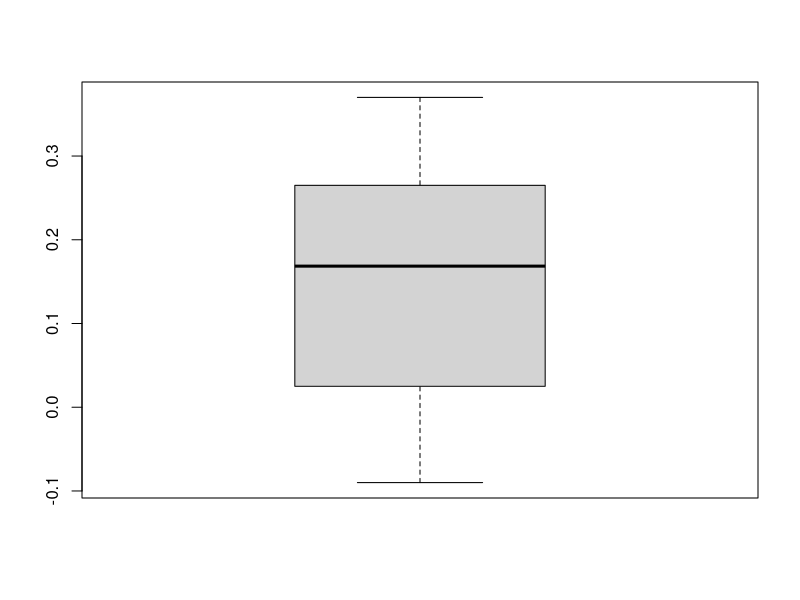
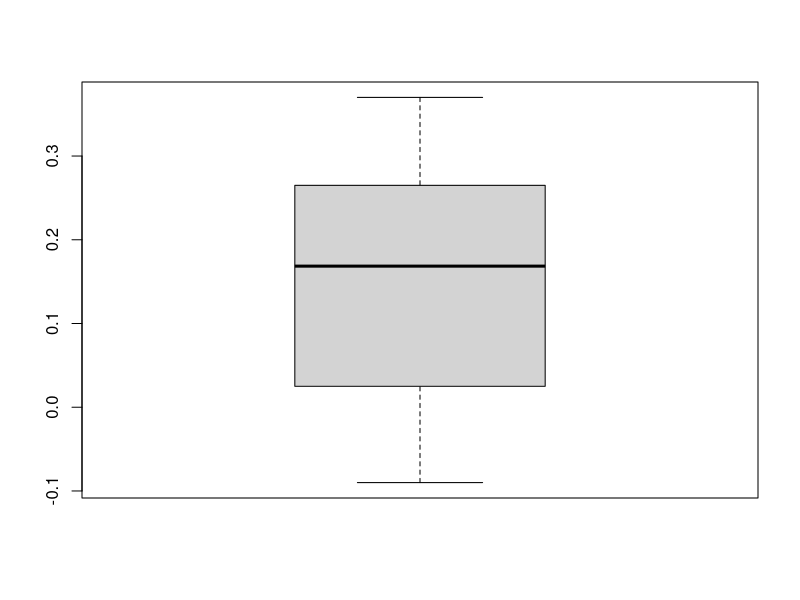
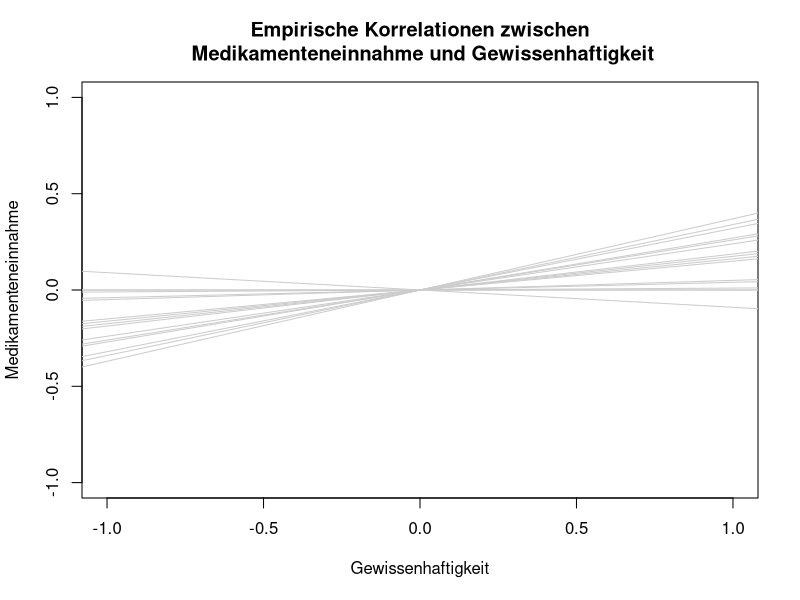
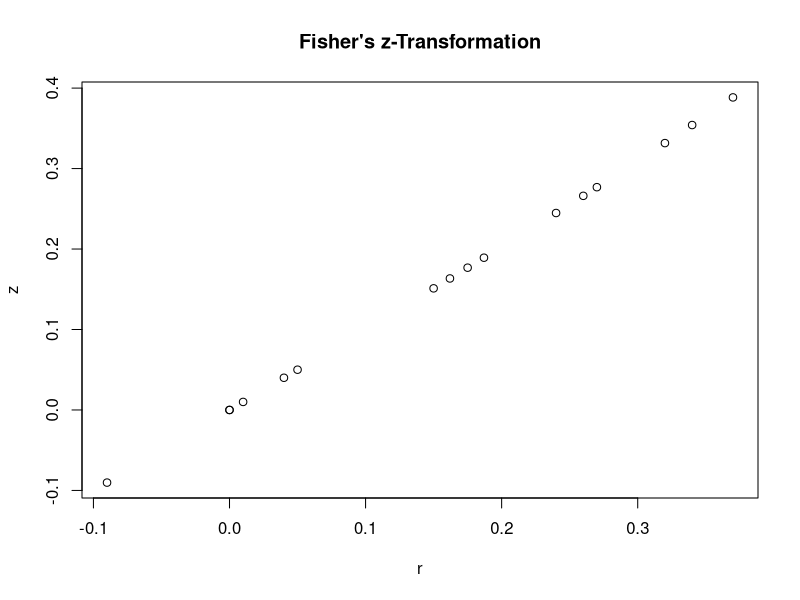
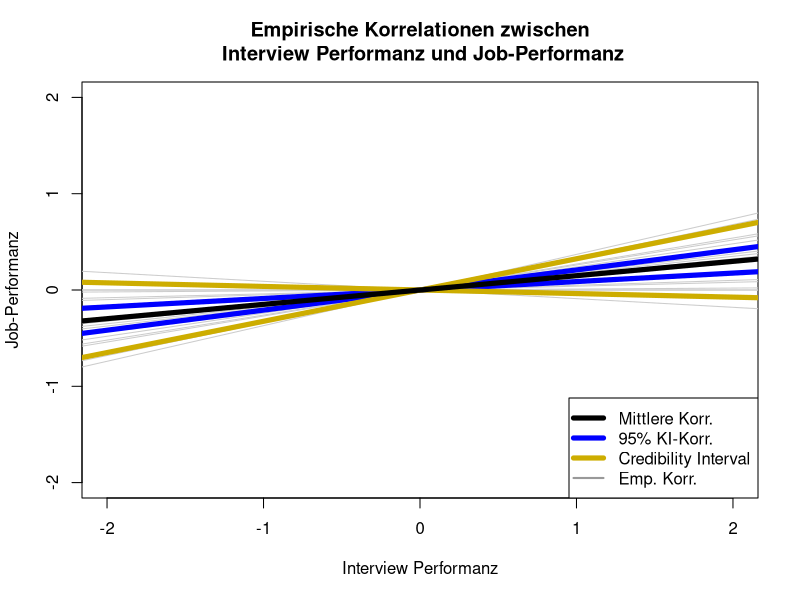
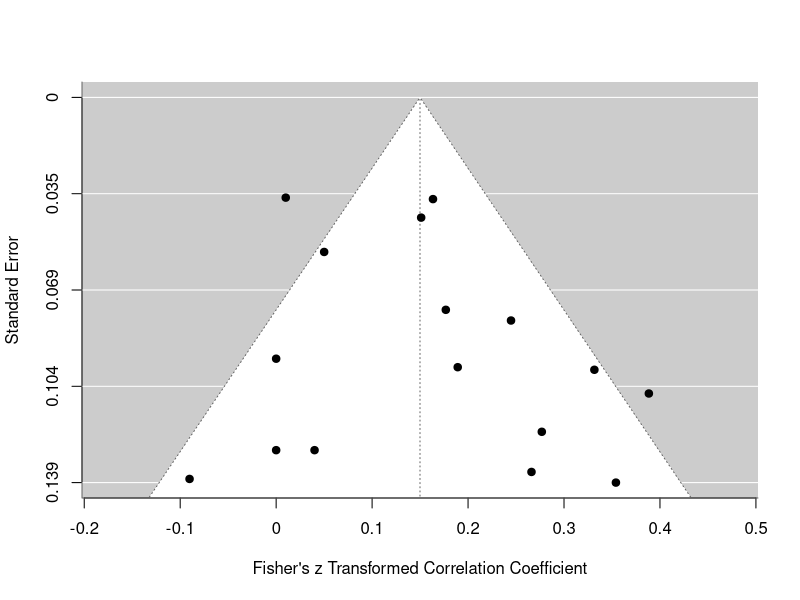
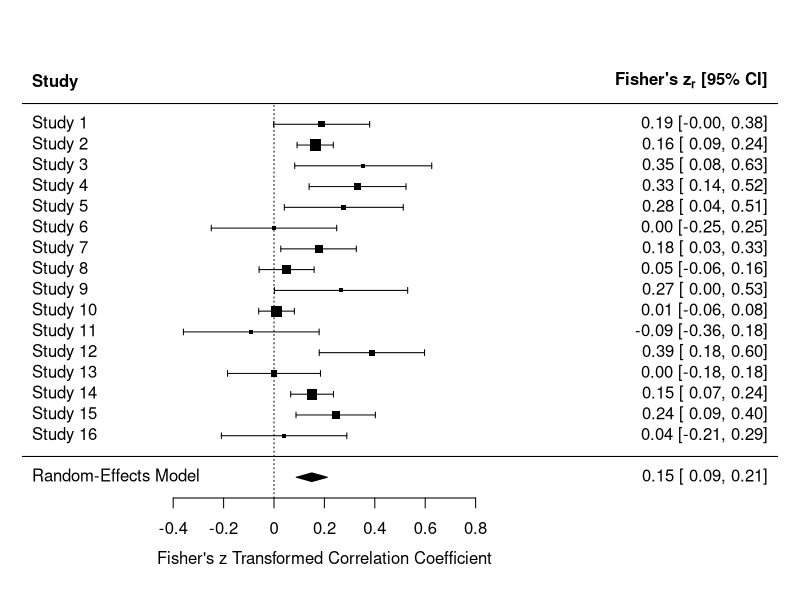
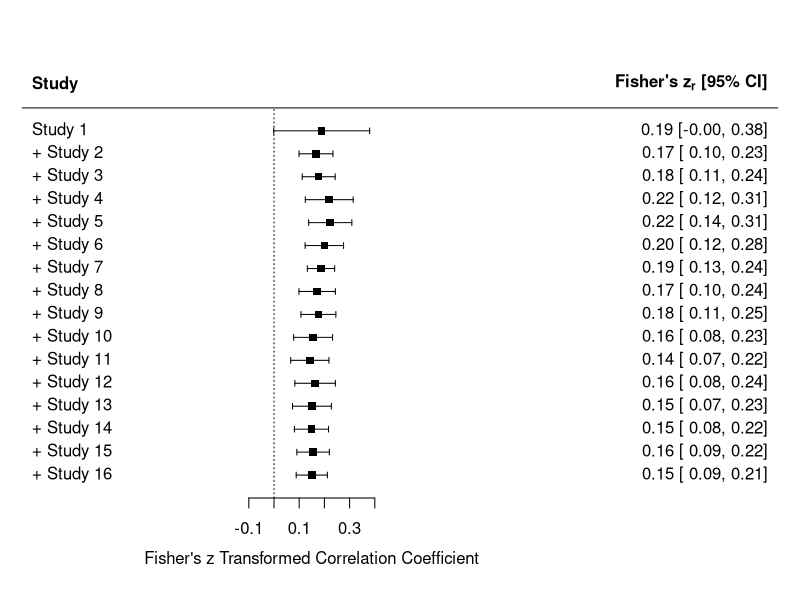

These charts were generated, in order, by the following R code:
## ---- chunk 1
# Vorbereitungen
knitr::opts_chunk$set(echo = TRUE, fig.align = "center")
## ---- chunk 2
library(metafor)
## ---- chunk 3
head(dat.molloy2014)
## ---- chunk 4
knitr::kable(head(dat.molloy2014))
## ---- chunk 5
summary(dat.molloy2014$ri)
## ---- chunk 6
boxplot(dat.molloy2014$ri)
## ---- chunk 7
boxplot_cors <- boxplot(dat.molloy2014$ri)
## ---- chunk 8
plot(NA, xlim = c(-1,1), ylim = c(-1,1), xlab = "Gewissenhaftigkeit", ylab = "Medikamenteneinnahme",
     main = "Empirische Korrelationen zwischen\n Medikamenteneinnahme und Gewissenhaftigkeit")
for(i in 1:length(dat.molloy2014$ri))
{
     abline(a = 0, b = dat.molloy2014$ri[i], col = "grey80")
}
## ---- chunk 9
data_transformed <- escalc(measure="ZCOR", ri=ri, ni=ni, data=dat.molloy2014, var.names = c("z_ri", "v_ri"))
head(data_transformed)
## ---- chunk 10
data_transformed_2 <- escalc(measure="ZCOR", ri=dat.molloy2014$ri, ni=dat.molloy2014$ni, var.names = c("z_ri", "v_ri"))
head(data_transformed_2)
## ---- chunk 11
1:4
data_transformed$v_ri[1:4]
1/(dat.molloy2014$ni - 3)[1:4] 
## ---- chunk 12
plot(x = data_transformed$ri, y = data_transformed$z_ri, xlab = "r", ylab = "z",
     main = "Fisher's z-Transformation")
## ---- chunk 13
REM <- rma(yi = z_ri, vi = v_ri, data=data_transformed) #### HIER WEITER
summary(REM)
## ---- chunk 14
names(REM)
## ---- chunk 15
REM$b
REM$tau2
## ---- chunk 16
predict(REM, transf=transf.ztor)
## ---- chunk 17
pred_REM <- predict(REM, transf=transf.ztor)
names(pred_REM)
pred_REM$pred # retransformierter gepoolter Korrelationskoeffizient
## ---- chunk 18
plot(NA, xlim = c(-2,2), ylim = c(-2,2), xlab = "Interview Performanz", ylab = "Job-Performanz",
     main = "Empirische Korrelationen zwischen\n Interview Performanz und Job-Performanz")
for(i in 1:length(dat.molloy2014$ri))
{
     abline(a = 0, b = dat.molloy2014$ri[i], col = "grey80")
}
abline(a = 0, b = pred_REM$ci.lb, col = "blue", lwd = 5)
abline(a = 0, b = pred_REM$ci.ub, col = "blue", lwd = 5)
abline(a = 0, b = pred_REM$cr.lb, col = "gold3", lwd = 5)
abline(a = 0, b = pred_REM$cr.ub, col = "gold3", lwd = 5)
abline(a = 0, b = pred_REM$pred, col = "black", lwd = 5)
legend(x = "bottomright", col = c("black", "blue", "gold3", "grey60"), pch = NA, lwd = c(5,5,5,2),
       legend = c("Mittlere Korr.", "95% KI-Korr.", "Credibility Interval", "Emp. Korr."))
## ---- chunk 19
# funnel plot
funnel(REM)
## ---- chunk 20
# forest plot
forest(REM, xlim = c(-1, 2))
## ---- chunk 21
# kumulativer Forest Plot
forest(cumul.rma.uni(REM), xlim = c(-1, 2))
## ---- chunk 22
REM20 <- rma(yi = z_ri, vi = v_ri, data=data_transformed[1:20, ]) # wähle Studie 1 bis 20
# forest plot
forest(REM20, xlim = c(-1, 2))
# kumulativer Forest Plot
forest(cumul.rma.uni(REM20), xlim = c(-1, 2))
## ---- chunk 23
data_transformed$quality
plot(z_ri ~ factor(quality), data=data_transformed, col = c("blue", "gold3", "red"), xlab = "Interviewtyp",
     ylab = "z-transformierte Korrelation", main = "z-transformierte Korrelation pro Interviewtyp")
plot(ri ~ factor(quality), data=data_transformed, col = c("blue", "gold3", "red"), xlab = "Interviewtyp",
     ylab = "Korrelation", main = "Korrelation pro Interviewtyp")
## ---- chunk 24
MEM_type <- rma(yi = z_ri, vi = v_ri, mods = ~ factor(quality), data = data_transformed)
MEM_type
## ---- chunk 25
cat("Error in anova.rma(REM, MEM_type) : Observed outcomes and/or sampling 
 variances not equal in the full and reduced model.")
## ---- chunk 26
is.na(data_transformed$type)        # fehlt ein Wert = TRUE
which(is.na(data_transformed$type)) # welche Werte fehlen?
## ---- chunk 27
dim(data_transformed)
data_transformed_clean_type <- data_transformed[!is.na(data_transformed$quality), ]
dim(data_transformed_clean_type)
## ---- chunk 28
REM_reduced_type <- rma(yi = z_ri, vi = v_ri, data = data_transformed_clean_type)
REM_reduced_type
## ---- chunk 29
cat("Warning in anova.rma(REM_reduced_type, MEM_type): Models with different fixed
 effects. REML comparisons are not meaningful.")
## ---- chunk 30
REM_reduced_type_ML <- rma(yi = z_ri, vi = v_ri, data = data_transformed_clean_type, method = "ML")
MEM_type_ML <- rma(yi = z_ri, vi = v_ri, mods = ~ factor(quality), data=data_transformed_clean_type, method = "ML")
anova(REM_reduced_type_ML, MEM_type_ML)
## ---- chunk 31
MEM_type_ML
## ---- chunk 32
plot(NA, xlim = c(-2,2), ylim = c(-2,2), xlab = "Interview Performanz", ylab = "Job-Performanz",
     main = "Empirische Korrelationen zwischen\n Interview Performanz und Job-Performanz") # erzeuge einen leeren Plot mit vorgegbenen Achsenabschnitten
for(i in 1:length(dat.molloy2014$ri))
{
     abline(a = 0, b = dat.molloy2014$ri[i], col = "grey80") # füge Gerade pro Studie hinzu
}
## ---- chunk 33
plot(NA, xlim = c(-2,2), ylim = c(-2,2), xlab = "Interview Performanz", ylab = "Job-Performanz",
     main = "Empirische Korrelationen zwischen\n Interview Performanz und Job-Performanz") # erzeuge einen leeren Plot mit vorgegbenen Achsenabschnitten
for(i in 1:length(dat.molloy2014$ri))
{
     abline(a = 0, b = dat.molloy2014$ri[i], col = "grey80") # füge Gerade pro Studie hinzu
}
abline(a = 0, b = pred_REM$ci.lb, col = "blue", lwd = 5)
abline(a = 0, b = pred_REM$ci.ub, col = "blue", lwd = 5)
abline(a = 0, b = pred_REM$cr.lb, col = "gold3", lwd = 5)
abline(a = 0, b = pred_REM$cr.ub, col = "gold3", lwd = 5)
abline(a = 0, b = pred_REM$pred, col = "black", lwd = 5)
legend(x = "bottomright", col = c("black", "blue", "gold3", "grey60"), pch = NA, lwd = c(5,5,5,2),
       legend = c("Mittlere Korr.", "95% KI-Korr.", "Credibility Interval", "Emp. Korr.")) # Legende für Farbzuordnung
